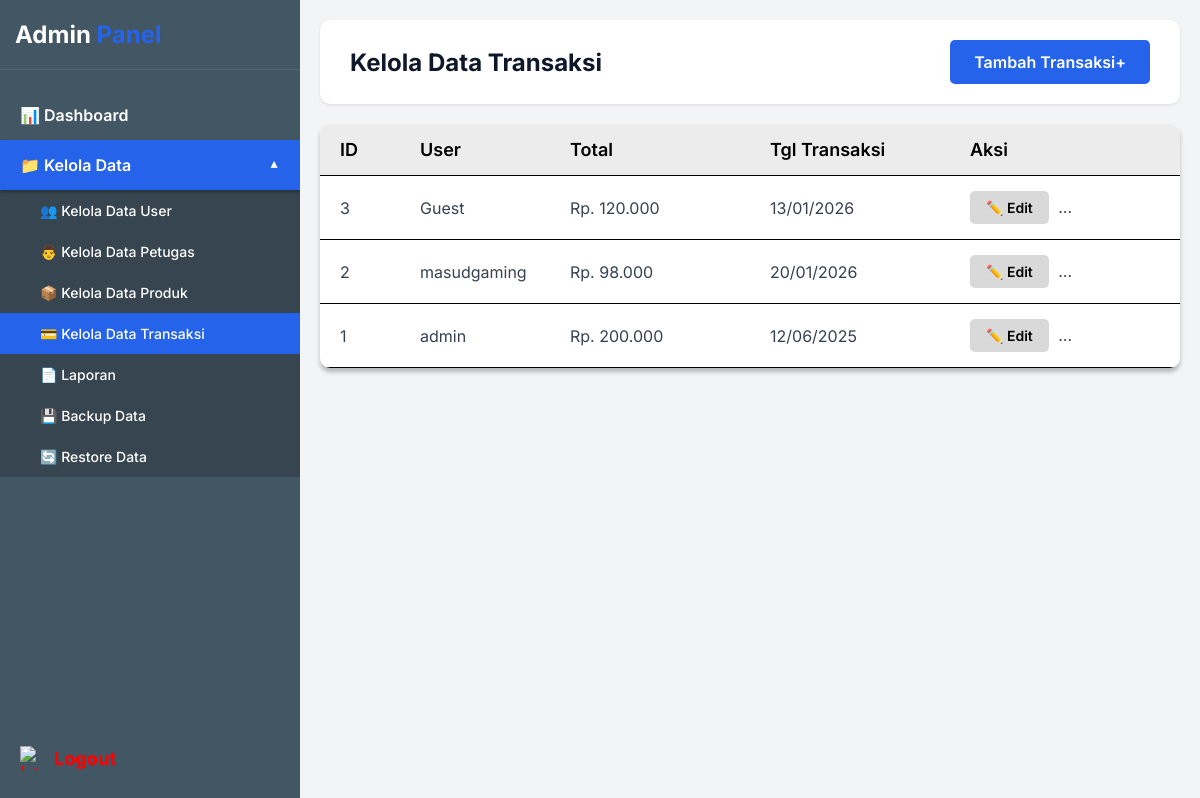
Before: /admin/kelola_data_transaksi.php (signed in) with the older database file.
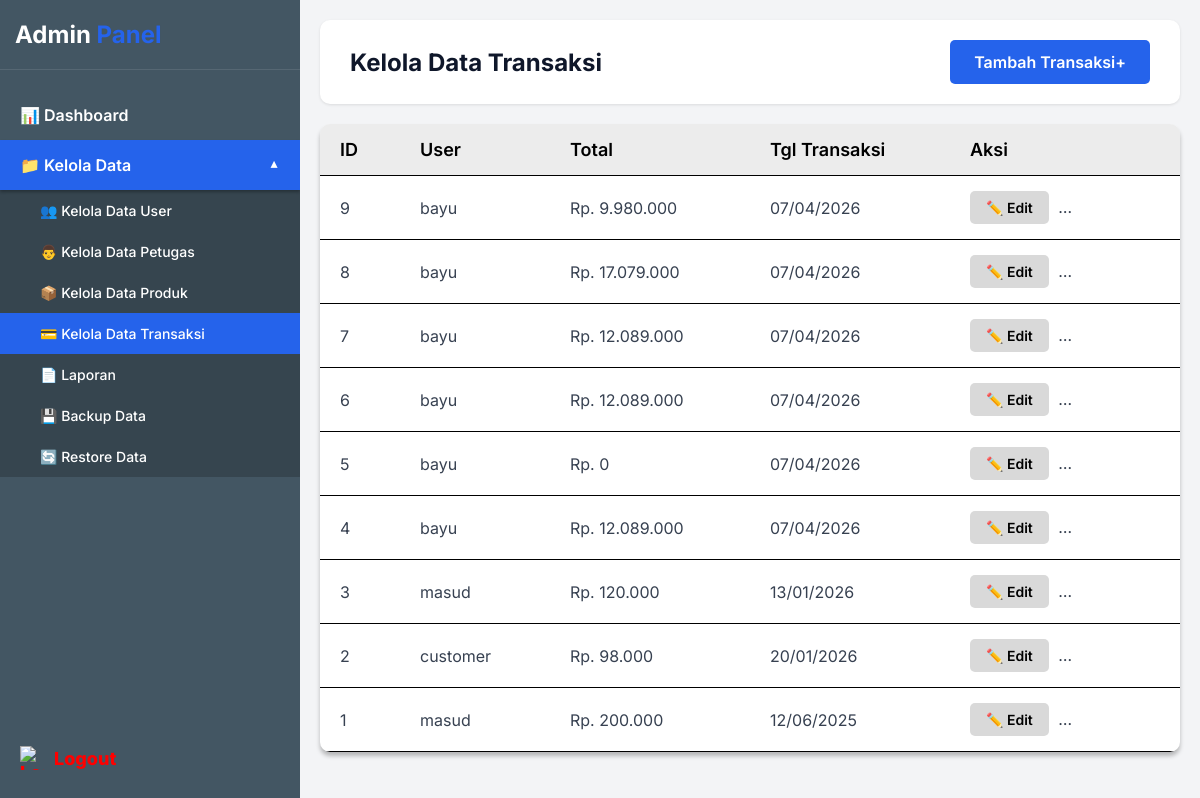
After: the same page with the newer database file.
### tables this page shows
CREATE TABLE `orders` (
  `id` int(11) NOT NULL AUTO_INCREMENT,
  `user_id` int(11) DEFAULT NULL,
  `total_bayar` decimal(10,2) NOT NULL,
  `ongkir` decimal(10,2) DEFAULT 0.00,
  `nama_penerima` varchar(100) NOT NULL,
  `no_telp` varchar(20) NOT NULL,
  `alamat` text NOT NULL,
  `metode_pembayaran` enum('m-banking','e-wallet','cod') DEFAULT 'm-banking',
  `detail_pembayaran` varchar(100) DEFAULT NULL,
  `tanggal_transaksi` date NOT NULL,
  `status` enum('pending','diproses','dikirim','selesai','dibatalkan') DEFAULT 'pending',
  `created_at` timestamp NOT NULL DEFAULT current_timestamp(),
  PRIMARY KEY (`id`),
  KEY `idx_user_id` (`user_id`)
);

CREATE TABLE `users` (
  `id` int(11) NOT NULL AUTO_INCREMENT,
  `username` varchar(50) NOT NULL,
  `password` varchar(255) NOT NULL,
  `nama_lengkap` varchar(100) NOT NULL,
  `email` varchar(100) DEFAULT NULL,
  `no_hp` varchar(20) DEFAULT NULL,
  `alamat` text DEFAULT NULL,
  `role` enum('admin','petugas','user') DEFAULT 'user',
  `created_at` timestamp NOT NULL DEFAULT current_timestamp(),
  PRIMARY KEY (`id`),
  UNIQUE KEY `username` (`username`),
  KEY `idx_id` (`id`)
);

### admin/kelola_data_transaksi.php (the view, shortened to what this page needs)
<?php
include '../config.php';
$query = mysqli_query($koneksi, "
    SELECT orders.*, users.username as user_name
    FROM orders
    LEFT JOIN users ON orders.user_id = users.id
    ORDER BY orders.id DESC
");
?>
<!DOCTYPE html>
<html lang="en">
<head>
</head>
<body>
    <div class="sidebar">
        <div class="sidebar-header">
            <div class="sidebar-title">Admin <span>Panel</span></div>
        </div>
        <div class="sidebar-menu">
            <a href="dashboard.php" class="menu-item">📊 Dashboard</a>
            <div class="dropdown-toggle menu-item" onclick="toggleDropdown()">
                📁 Kelola Data
            </div>
            <div class="dropdown-menu" id="dropdownMenu">
                <a href="kelola_data_user.php" class="dropdown-item">👥 Kelola Data User</a>
                <a href="kelola_data_petugas.php" class="dropdown-item">👨‍ Kelola Data Petugas</a>
                <a href="kelola_data_produk.php" class="dropdown-item">📦 Kelola Data Produk</a>
                <a href="kelola_data_transaksi.php" class="dropdown-item active">💳 Kelola Data Transaksi</a>
                <a href="laporan.php" class="dropdown-item">📄 Laporan</a>
                <a href="backup_data.php" class="dropdown-item">💾 Backup Data</a>
                <a href="restore_data.php" class="dropdown-item">🔄 Restore Data</a>
            </div>
        </div>
        <a href="../auth/logout.php" class="logout-btn">
            <img src="https://codia-f2c.s3.us-west-1.amazonaws.com/image/2026-02-24/waOuF6vsjw.png" alt="Logout">
        </a>
    </div>
    <div class="main-content">
        <div class="header">
            <div class="header-title">Kelola Data Transaksi</div>
            <a href="tambah_transaksi.php" class="btn-add">Tambah Transaksi+</a>
        </div>
        <div class="table-container">
            <div class="table-header">
                <div>ID</div>
                <div>User</div>
                <div>Total</div>
                <div>Tgl Transaksi</div>
                <div>Aksi</div>
            </div>
            <?php
            while($row = mysqli_fetch_assoc($query)):
            ?>
            <div class="table-row">
                <div class="table-cell"><?php echo $row['id']; ?></div>
                <div class="table-cell"><?php echo htmlspecialchars($row['user_name'] ?? 'Guest'); ?></div>
                <div class="table-cell">Rp. <?php echo number_format($row['total_bayar'], 0, ',', '.'); ?></div>
                <div class="table-cell"><?php echo date('d/m/Y', strtotime($row['tanggal_transaksi'])); ?></div>
                <div class="table-cell">
                    <a href="edit_transaksi.php?id=<?php echo $row['id']; ?>" class="btn-action">✏️ Edit</a>
                    <a href="?hapus=<?php echo $row['id']; ?>" class="btn-action btn-delete" onclick="return confirm('Yakin ingin menghapus transaksi ini?')">🗑️ Hapus</a>
                </div>
            </div>
            <?php endwhile; ?>
        </div>
    </div>
</body>
</html>

Changed rows visible on the page:
added orders: id "9", user.username "bayu", total_bayar "9.980.000", tanggal_transaksi "07/04/2026"
added orders: id "8", user.username "bayu", total_bayar "17.079.000", tanggal_transaksi "07/04/2026"
added orders: id "7", user.username "bayu", total_bayar "12.089.000", tanggal_transaksi "07/04/2026"
added orders: id "6", user.username "bayu", total_bayar "12.089.000", tanggal_transaksi "07/04/2026"
added orders: id "5", user.username "bayu", total_bayar "0", tanggal_transaksi "07/04/2026"
added orders: id "4", user.username "bayu", total_bayar "12.089.000", tanggal_transaksi "07/04/2026"
changed orders id 3: user.username "Guest" → "masud"
changed orders id 2: user.username "masudgaming" → "customer"
changed orders id 1: user.username "admin" → "masud"
